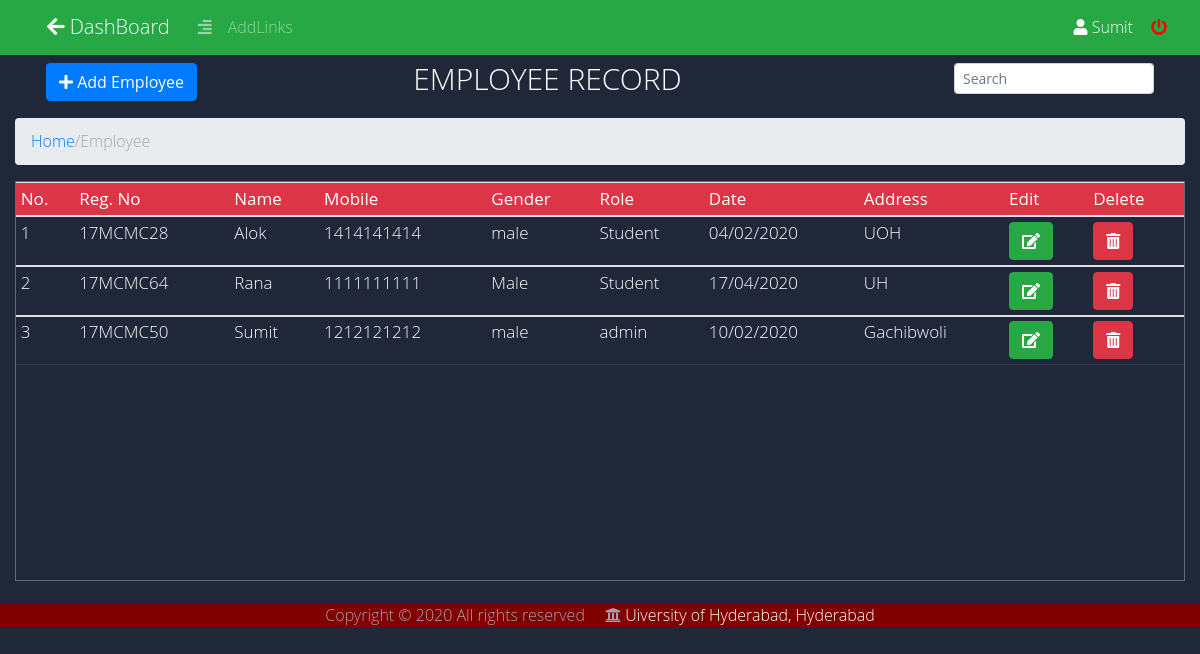
/admin/add_staff.php (signed in), run on the app's committed database.
### tables this page shows
CREATE TABLE `employee` (
  `reg_id` varchar(30) NOT NULL,
  `fullname` varchar(50) NOT NULL,
  `phone` varchar(20) NOT NULL,
  `gender` varchar(10) DEFAULT NULL,
  `password` varchar(255) NOT NULL,
  `role` varchar(50) NOT NULL,
  `join_date` date DEFAULT NULL,
  `address` varchar(50) DEFAULT NULL
);

### admin/add_staff.php (the view, shortened to what this page needs)
<!DOCTYPE html>
<html lang="en">
<?php include ("includes/admin_header.php"); ?>
<body style="overflow: auto;">
<?php include("includes/admin_navbar.php"); ?>
		<div class="col-lg-12 m-auto" style="background-color: #1F2739;"><br><br>
			<nav class="navbar">
			  	<div class="container-fluid">
			  		<button type="button" class="btn btn-primary" data-toggle="modal" data-target="#drugmodal">
						<i class="fa fa-plus" aria-hidden="true"></i>&nbsp;Add Employee
					</button>
					<ul class="nav navbar-nav">
			      		<h2 id="h">Employee Record</h2>
			    	</ul>
			    	<ul>
			    		<div class='input-group' id="in">
			    			<input class="form-control form-control-sm ml-3 w-75"  type="text" placeholder="Search" name="" id="search" onkeyup="searchfun()"  aria-label="Search">
  						</div>
			  		</ul>
			 	</div>
			</nav>
		</div>
		<div class="col-lg-12 m-auto">
			<ol class="breadcrumb">
				<li><a href="index.php">Home</a></li> /
				<li class="active">Employee</li>
			</ol>
			<div class="tbl-content">
				<table id="drugTable"class="table table-sm table table-hover">
					<thead class="badge-danger">
						<tr>
							<th>No.</th>
							<th>Reg. No</th>
							<th>Name</th>
						    <th>Mobile</th>
						    <th>Gender</th>
						    <th>Role</th>
						    <th>Date</th>
						    <th>Address</th>
						    <th>Edit</th>
						    <th>Delete</th>
						</tr>
					</thead>
					<?php
						$query = "SELECT reg_id,fullname,phone,gender,role,DATE_FORMAT(join_date,'%d/%m/%Y') AS doj,address FROM employee ORDER BY fullname ASC;";
						$run = mysqli_query($conn,$query);
						$counter=1;
						if($run)
						{
							while($row = mysqli_fetch_array($run))
							{
					?>
					<tbody>
						<tr>
							 	<td><?php echo $counter; ?></td>
							    <td><?php echo $row['reg_id']; ?></td>
								<td><?php echo $row['fullname']; ?></td>
								<td><?php echo $row['phone']; ?></td>
								<td><?php echo $row['gender']; ?></td>
								<td><?php echo $row['role']; ?></td>
								<td><?php echo $row['doj']; ?></td>
								<td><?php echo $row['address']; ?></td>
								<td>
								    <button type="button" class="btn btn-success "><a href="edit_staff.php?id=<?php echo $row['reg_id']; ?>" class="text-white"><i class="fas fa-edit"></i></a>
								    </button>
							    </td>
								<td>
								    <button type="button" class="btn btn-danger "><a href="php_action/delete_staff.php?id=<?php echo $row['reg_id'];?>" class="text-white" onclick="javascript:return confirm('Do you want to Delete?');"><i class="fas fa-trash-alt"></i></a>
								     </button>
								</td>
						</tr>
					</tbody>
					<?php
								$counter++;
							}
						}
						else
						{
							echo "No record found";
						}
					?>
				</table>
			</div>
		</div>
	<?php include ("../footer.php");?>
</body>
</html>

### admin/mycss/mystyle.css (style rules this page uses)
#h { font-size: 30px; color: #fff; text-transform: uppercase; font-weight: 300; margin-bottom: 10px; margin-top: 4px; }
#in { margin-top: 10px; }
table { width:100%; border-radius: 2em; }
.tbl-content { height:400px; overflow-x:auto; margin-top: 1px; border: 1px solid rgba(255,255,255,0.3); }
th { position: sticky; top: 0; padding: 20px 15px; font-weight: 500; font-size: 17px; color: #fff; box-shadow: 0 2px 2px -1px rgba(0, 0, 0, 0.4); }
td { padding: 10px; vertical-align:middle; font-weight: 300; font-size: 17px; color: #fff; border-bottom: solid 1px rgba(255,255,255,0.1); }

### admin/add_staff.php (style rules this page uses)
body { font-family: 'Open Sans', sans-serif; font-weight: 300; line-height: 1.42em; color:#A7A1AE; background-color:#1F2739; overflow: hidden; }

### data on the page
employee: reg_id "17MCMC28", fullname "Alok", phone "1414141414", gender "male", role "Student", doj "04/02/2020", address "UOH"
employee: reg_id "17MCMC64", fullname "Rana", phone "1111111111", gender "Male", role "Student", doj "17/04/2020", address "UH"
employee: reg_id "17MCMC50", fullname "Sumit", phone "1212121212", gender "male", role "admin", doj "10/02/2020", address "Gachibwoli"

### other printed values
$_SESSION['adminname'] "Sumit"
